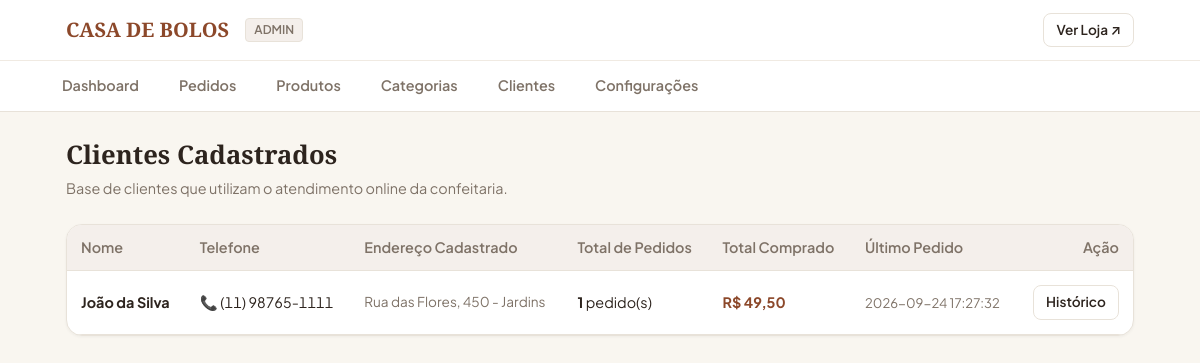
Page /admin/clientes on the committed database.
### tables this page shows
CREATE TABLE clientes (
            id INTEGER PRIMARY KEY AUTOINCREMENT,
            nome TEXT NOT NULL,
            telefone TEXT UNIQUE NOT NULL,
            endereco TEXT,
            numero TEXT,
            complemento TEXT,
            bairro TEXT,
            cidade TEXT,
            created_at TIMESTAMP DEFAULT CURRENT_TIMESTAMP,
            updated_at TIMESTAMP DEFAULT CURRENT_TIMESTAMP
        );

### routes/admin.py (the view)
@admin_bp.route('/clientes')
def clientes():
    lista = ClienteService.listar_todos()
    return render_template('admin/clientes.html', clientes=lista)

### app.py (called while the page is built)
def create_app():
    app = Flask(__name__)
    app.config.from_object(Config)
    with app.app_context():
        init_db()
    app.register_blueprint(cliente_bp)
    app.register_blueprint(catalogo_bp)
    app.register_blueprint(pedido_bp)
    app.register_blueprint(admin_bp)
    @app.template_filter('moeda')
    def formatar_moeda(valor):
        try:
            return f"R$ {float(valor):,.2f}".replace(',', 'X').replace('.', ',').replace('X', '.')
        except (ValueError, TypeError):
            return "R$ 0,00"
    @app.context_processor
    def inject_global_data():
        from services.pedido_service import PedidoService
        return {
            'loja_nome': Config.STORE_NAME,
            'loja_telefone': Config.STORE_PHONE,
            'loja_endereco': Config.STORE_ADDRESS,
            'taxa_entrega_padrao': PedidoService.get_taxa_entrega()
        }
    return app

### database.py (called while the page is built)
def get_db_connection():
    os.makedirs(os.path.dirname(Config.DATABASE), exist_ok=True)
    conn = sqlite3.connect(Config.DATABASE)
    conn.row_factory = sqlite3.Row
    conn.execute("PRAGMA foreign_keys = ON")
    return conn

### models/cliente.py (called while the page is built)
    @staticmethod
    def list_all():
        conn = get_db_connection()
        cursor = conn.cursor()
        cursor.execute('''
            SELECT c.*,
                   COUNT(p.id) as total_pedidos,
                   COALESCE(MAX(p.created_at), '') as ultimo_pedido,
                   COALESCE(SUM(p.total), 0) as total_gasto
            FROM clientes c
            LEFT JOIN pedidos p ON c.id = p.cliente_id
            GROUP BY c.id
            ORDER BY c.created_at DESC
        ''')
        clientes = [dict(row) for row in cursor.fetchall()]
        conn.close()
        return clientes

### services/cliente_service.py (called while the page is built)
    @staticmethod
    def listar_todos():
        return ClienteModel.list_all()

### services/pedido_service.py (called while the page is built)
    @staticmethod
    def get_taxa_entrega():
        conn = get_db_connection()
        cursor = conn.cursor()
        cursor.execute("SELECT valor FROM configuracoes WHERE chave = 'taxa_entrega'")
        row = cursor.fetchone()
        conn.close()
        return float(row['valor']) if row else 7.50

### templates/admin/clientes.html (shortened to what this page needs)
{% extends 'admin/base_admin.html' %}
{% block content %}
<div style="margin-bottom: 24px;">
  <h1 style="font-size: 1.6rem; margin-bottom: 4px;">Clientes Cadastrados</h1>
  <p style="color: var(--muted); font-size: 0.9rem;">
    Base de clientes que utilizam o atendimento online da confeitaria.
  </p>
</div>
<div style="background: var(--surface); border: 1px solid var(--border); border-radius: var(--radius-lg); overflow: hidden; box-shadow: var(--shadow-sm);">
  <div style="overflow-x: auto;">
    <table class="data-table">
      <thead>
        <tr>
          <th>Nome</th>
          <th>Telefone</th>
          <th>Endereço Cadastrado</th>
          <th>Total de Pedidos</th>
          <th>Total Comprado</th>
          <th>Último Pedido</th>
          <th style="text-align: right;">Ação</th>
        </tr>
      </thead>
      <tbody>
        {% for c in clientes %}
          <tr>
            <td>
              <strong style="color: var(--text);">{{ c.nome }}</strong>
            </td>
            <td style="font-variant-numeric: tabular-nums;">
              📞 {{ c.telefone }}
            </td>
            <td style="font-size: 0.85rem; color: var(--muted);">
              {% if c.endereco %}
                {{ c.endereco }}, {{ c.numero }} - {{ c.bairro }}
              {% else %}
                <span style="font-style: italic;">Não informado</span>
              {% endif %}
            </td>
            <td>
              <strong>{{ c.total_pedidos }}</strong> pedido(s)
            </td>
            <td style="font-weight: 700; color: var(--primary);">
              {{ c.total_gasto|moeda }}
            </td>
            <td style="font-size: 0.82rem; color: var(--muted);">
              {{ c.ultimo_pedido if c.ultimo_pedido else 'Nenhum' }}
            </td>
            <td style="text-align: right;">
              <a href="{{ url_for('admin.cliente_detalhe', cliente_id=c.id) }}" class="btn btn-outline btn-sm">
                Histórico
              </a>
            </td>
          </tr>
        {% else %}
          <tr>
            <td colspan="7" style="text-align: center; padding: 40px; color: var(--muted);">
              Nenhum cliente cadastrado ainda.
            </td>
          </tr>
        {% endfor %}
      </tbody>
    </table>
  </div>
</div>
{% endblock %}

### static/css/style.css (style rules this page uses)
:root { --background: #FAF7F2; --surface: #FFFFFF; --surface-alt: #F4EFEB; --text: #2D241E; --muted: #7E7267; --primary: #8C482A; --primary-hover: #73371D; --primary-light: #F7EFEA; --accent: #D48C46; --border: #E8E2D9; --border-focus: #8C482A; --success: #2E7D32; --warning: #ED6C02; --danger: #D32F2F; --radius: 12px; --radius-sm: 8px; --radius-lg: 16px; --shadow-sm: 0 1px 3px rgba(45, 36, 30, 0.05); --shadow-md: 0 4px 12px rgba(45, 36, 30, 0.08); --font-serif: 'Playfair Display', Georgia, serif; --font-sans: 'Plus Jakarta Sans', system-ui, -apple-system, sans-serif; }
* { box-sizing: border-box; margin: 0; padding: 0; }
body { background-color: var(--background); color: var(--text); font-family: var(--font-sans); line-height: 1.5; -webkit-font-smoothing: antialiased; }
h1, h2, h3, .brand-font { font-family: var(--font-serif); font-weight: 600; color: var(--text); }
a { color: inherit; text-decoration: none; }
.btn { display: inline-flex; align-items: center; justify-content: center; gap: 8px; padding: 12px 20px; font-size: 0.95rem; font-weight: 600; border-radius: var(--radius); border: 1px solid transparent; cursor: pointer; transition: all 0.15s ease-in-out; text-align: center; white-space: nowrap; }
.btn-outline { background-color: transparent; border-color: var(--border); color: var(--text); }
.btn-sm { padding: 6px 12px; font-size: 0.85rem; border-radius: var(--radius-sm); }

### templates/admin/base_admin.html (style rules this page uses)
.data-table { width: 100%; border-collapse: collapse; font-size: 0.9rem; text-align: left; }
.data-table th { padding: 12px 14px; background: var(--surface-alt); font-weight: 600; color: var(--muted); border-bottom: 1px solid var(--border); }
.data-table td { padding: 14px; border-bottom: 1px solid var(--border); vertical-align: middle; }

### rows in the picture
clientes: nome "João da Silva", telefone "(11) 98765-1111", endereco "Rua das Flores", numero "450", bairro "Jardins", total_pedidos "1", total_gasto|moeda "R$ 49,50", ultimo_pedido "2026-09-24 17:27:32"
